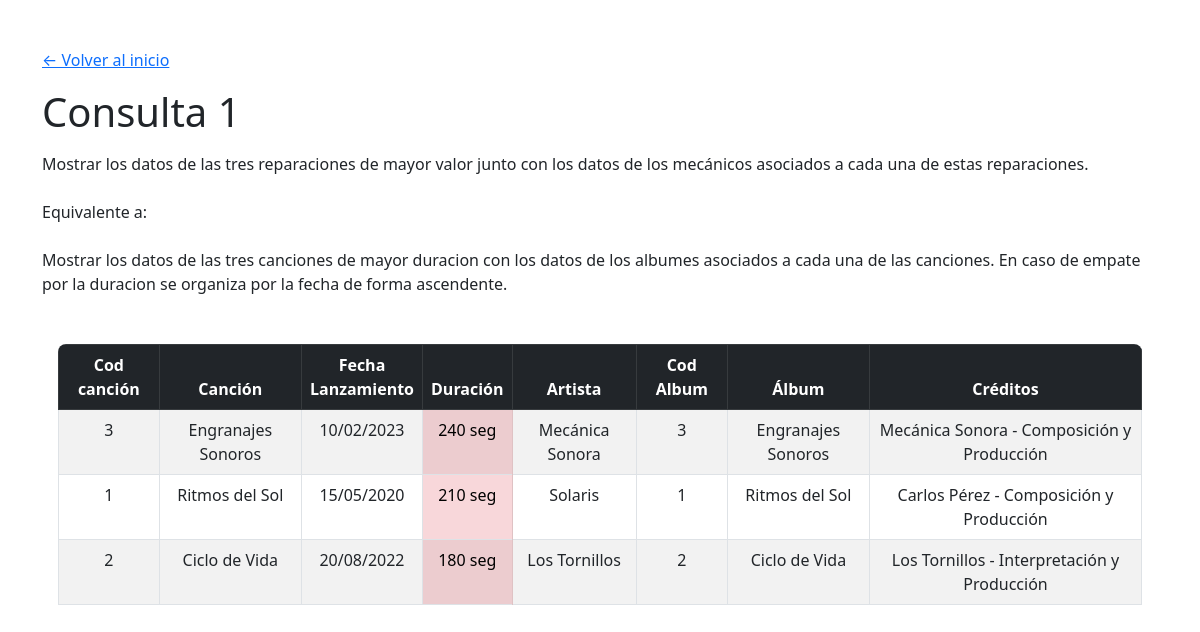
The page /consultas/consulta1.php on the database its author committed.
### tables this page shows
CREATE TABLE CANCION(
    CODIGO INT PRIMARY KEY,
    TITULO VARCHAR(30) NOT NULL,
    FECHA_LANZAMIENTO DATE NOT NULL,
    DURACION INT NOT NULL,
    CODIGO_ALBUM INT,
    CODIGO_INSPIRACION INT, 
    FOREIGN KEY(CODIGO_INSPIRACION) REFERENCES CANCION(CODIGO),
    FOREIGN KEY(CODIGO_ALBUM) REFERENCES ALBUM(CODIGO),

    CHECK(CODIGO != CODIGO_INSPIRACION),
    CHECK(CODIGO >= 0),
    CHECK(CODIGO_ALBUM >= 0),
    CHECK(CODIGO_INSPIRACION >= 0),
    CHECK(DURACION >= 0)
);

CREATE TABLE ALBUM(
    CODIGO INT PRIMARY KEY,
    TITULO VARCHAR(30) NOT NULL,
    ANO_LANZAMIENTO INT NOT NULL,
    CREDITOS VARCHAR(255) NOT NULL,
    CODIGO_ARTISTA INT NOT NULL,
    FOREIGN KEY (CODIGO_ARTISTA) REFERENCES ARTISTA(CODIGO),
    CHECK(CODIGO >= 0),
    CHECK(CODIGO_ARTISTA >= 0),
    CHECK(ANO_LANZAMIENTO > 0)
);

CREATE TABLE ARTISTA(
    CODIGO INT PRIMARY KEY,
    NOMBRE_ARTISTICO VARCHAR(50) NOT NULL UNIQUE,
    GENERO_MUSICAL VARCHAR(30) NOT NULL,
    NOMBRE_OFICIAL VARCHAR(50),
    NUMERO_INTEGRANTES INT,
    TIPO_ARTISTA VARCHAR(10),
    CHECK(TIPO_ARTISTA IN ('Solista','Grupo')),
    CHECK((TIPO_ARTISTA = 'Solista' AND NOMBRE_OFICIAL IS NOT NULL AND NUMERO_INTEGRANTES IS NULL) 
          OR (TIPO_ARTISTA = 'Grupo' AND NOMBRE_OFICIAL IS NULL AND NUMERO_INTEGRANTES IS NOT NULL)),
    CHECK(CODIGO >= 0),
    CHECK(NUMERO_INTEGRANTES > 1)
);

### consultas/consulta1.php (the view, shortened to what this page needs)
<?php
include "../includes/header.php";
?>
<h1 class="mt-3">Consulta 1</h1>
<p class="mt-3">
        Mostrar los datos de las tres reparaciones de mayor valor junto con
        los datos de los mecánicos asociados a cada una de estas reparaciones.<br><br>
        Equivalente a:<br><br>
        Mostrar los datos de las tres canciones de mayor duracion con
        los datos de los albumes asociados a cada una de las canciones. En caso de empate<br>
        por la duracion se organiza por la fecha de forma ascendente.
</p>
<?php
require('../config/conexion.php');
$query = "SELECT
        CANCION.*,
        ALBUM.*,
        ALBUM.TITULO AS NOMBRE_ALBUM,
        ARTISTA.NOMBRE_ARTISTICO AS ARTISTA
        FROM CANCION
        JOIN ALBUM ON CANCION.CODIGO_ALBUM = ALBUM.CODIGO
        JOIN ARTISTA ON ALBUM.CODIGO_ARTISTA = ARTISTA.CODIGO
        ORDER BY CANCION.DURACION DESC, CANCION.FECHA_LANZAMIENTO ASC
        LIMIT 3;";
$resultadoC1 = mysqli_query($conn, $query) or die(mysqli_error($conn));
?>
<?php
if($resultadoC1 and $resultadoC1->num_rows > 0):
?>
<div class="tabla mt-5 mx-3 rounded-3 overflow-hidden">
    <table class="table table-striped table-bordered">
        <thead class="table-dark">
            <tr>
                <th scope="col" class="text-center">Cod canción</th>
                <th scope="col" class="text-center">Canción</th>
                <th scope="col" class="text-center">Fecha<br>Lanzamiento</th>
                <th scope="col" class="text-center">Duración</th>
                <th scope="col" class="text-center">Artista</th>
                <th scope="col" class="text-center">Cod Album</th>
                <th scope="col" class="text-center">Álbum</th>
                <th scope="col" class="text-center">Créditos</th>
            </tr>
        </thead>
        <tbody>
            <?php
            foreach ($resultadoC1 as $fila):
            ?>
            <tr>
                <td class="text-center"><?= $fila["CODIGO"]; ?></td>
                <td class="text-center"><?= $fila["TITULO"]; ?></td>
                <td class="text-center"><?= date("d/m/Y", strtotime($fila["FECHA_LANZAMIENTO"])); ?></td>
                <td class="text-center table-danger"><?= $fila["DURACION"]; ?> seg</td>
                <td class="text-center"><?= $fila["ARTISTA"]; ?></td>
                <td class="text-center"><?= $fila["CODIGO_ALBUM"]; ?></td>
                <td class="text-center"><?= $fila["NOMBRE_ALBUM"]; ?></td>
                <td class="text-center"><?= $fila["CREDITOS"]; ?></td>
            </tr>
            <?php
            endforeach;
            ?>
        </tbody>
    </table>
</div>
<?php
else:
?>
<div class="alert alert-danger text-center mt-5">
    No se encontraron resultados para esta consulta
</div>
<?php
endif;
include "../includes/footer.php";
?>

### rows shown on the page
cancion: CODIGO_ALBUM.CODIGO "3", CODIGO_ALBUM.TITULO "Engranajes Sonoros", FECHA_LANZAMIENTO "10/02/2023", DURACION "240", artista.NOMBRE_ARTISTICO "Mecánica Sonora", CODIGO_ALBUM "3", CODIGO_ALBUM.CREDITOS "Mecánica Sonora - Composición y Producción"
cancion: CODIGO_ALBUM.CODIGO "1", CODIGO_ALBUM.TITULO "Ritmos del Sol", FECHA_LANZAMIENTO "15/05/2020", DURACION "210", artista.NOMBRE_ARTISTICO "Solaris", CODIGO_ALBUM "1", CODIGO_ALBUM.CREDITOS "Carlos Pérez - Composición y Producción"
cancion: CODIGO_ALBUM.CODIGO "2", CODIGO_ALBUM.TITULO "Ciclo de Vida", FECHA_LANZAMIENTO "20/08/2022", DURACION "180", artista.NOMBRE_ARTISTICO "Los Tornillos", CODIGO_ALBUM "2", CODIGO_ALBUM.CREDITOS "Los Tornillos - Interpretación y Producción"
